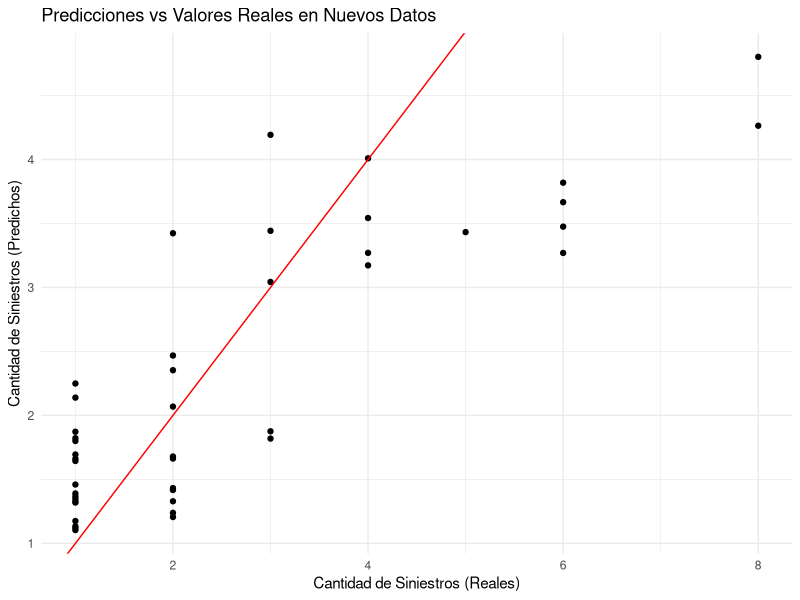

The R source for this figure:

library(dplyr)
library(lubridate)
library(randomForest)
library(caret)
#dfi <- read.csv("feu-involucrado.csv")
# Suponiendo que ya tienes el dataframe `df` con la columna `siniestro_hora` convertida a formato de hora

setwd("C:/Users/jmour/Downloads/Observatorio Vial")
df <- read.csv("feu-siniestros.csv")
df$siniestro_hora <- hms::as_hms(df$siniestro_hora)

# Extraer la hora del día (sin minutos ni segundos) para usarla como variable predictora
df <- df %>%
  mutate(hora = hour(siniestro_hora))

# Si tienes otras variables predictoras, agrégalas aquí. Por ejemplo, el día de la semana
df <- df %>%
  mutate(dia_semana = wday(siniestro_fecha, label = TRUE, abbr = TRUE))

# Agrupar por hora para obtener la cantidad de siniestros por hora
df_model <- df %>%
  group_by(hora, dia_semana,luminosidad) %>%
  summarise(cantidad_siniestros = n())

# División en conjunto de entrenamiento (70%) y prueba (30%)
set.seed(123)  # Para hacer reproducible la división
trainIndex <- createDataPartition(df_model$cantidad_siniestros, p = 0.7, list = FALSE)

# Conjuntos de entrenamiento y prueba
df_train <- df_model[trainIndex, ]
df_test <- df_model[-trainIndex, ]

# Entrenar un modelo Random Forest para predecir cantidad de siniestros por hora
set.seed(123)
modelo_rf <- randomForest(cantidad_siniestros ~ hora + dia_semana + luminosidad, data = df_train, ntree = 500,mtry=2)

# Ver los resultados del modelo
print(modelo_rf)

# Predecir sobre el conjunto de prueba
predicciones <- predict(modelo_rf, newdata = df_test)
predicciones
# Evaluar el rendimiento del modelo con métricas como el RMSE (Error Cuadrático Medio)
rmse <- sqrt(mean((df_test$cantidad_siniestros - predicciones)^2))
cat("El RMSE del modelo es:", rmse)

r_squared <- cor(df_test$cantidad_siniestros, predicciones)^2
cat("El R² del modelo es:", r_squared)

##### predecir

df_test$predicciones <- predicciones
head(df_test)

ggplot(df_test, aes(x = cantidad_siniestros, y = predicciones)) +
  geom_point() +
  geom_abline(slope = 1, intercept = 0, color = "red") +
  labs(title = "Predicciones vs Valores Reales en Nuevos Datos",
       x = "Cantidad de Siniestros (Reales)",
       y = "Cantidad de Siniestros (Predichos)") +
  theme_minimal()

rmse <- sqrt(mean((df_test$cantidad_siniestros - df_test$predicciones)^2))
print( paste("rmse de los nuevos datos", rmse))





